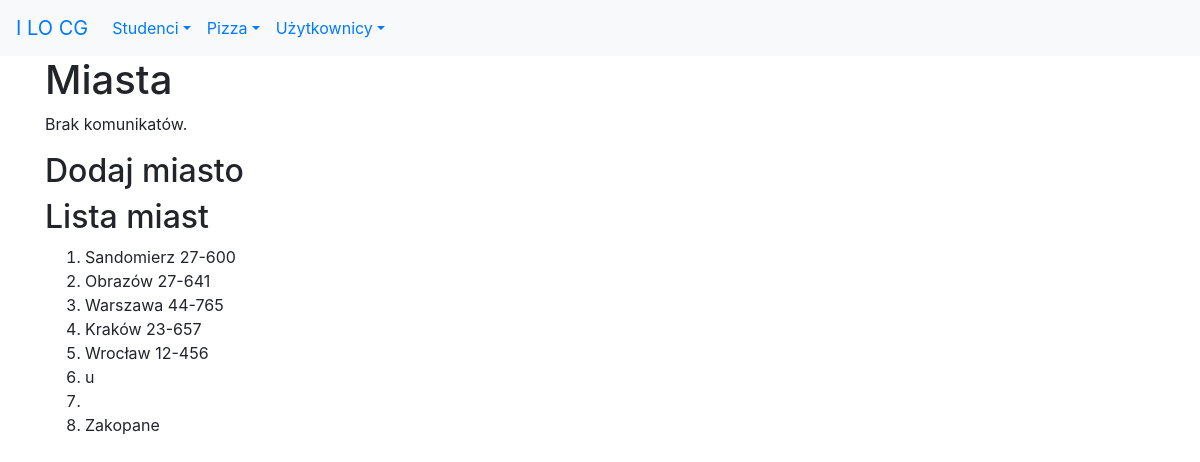
Before: /studenci/miasta/ with the older database file.
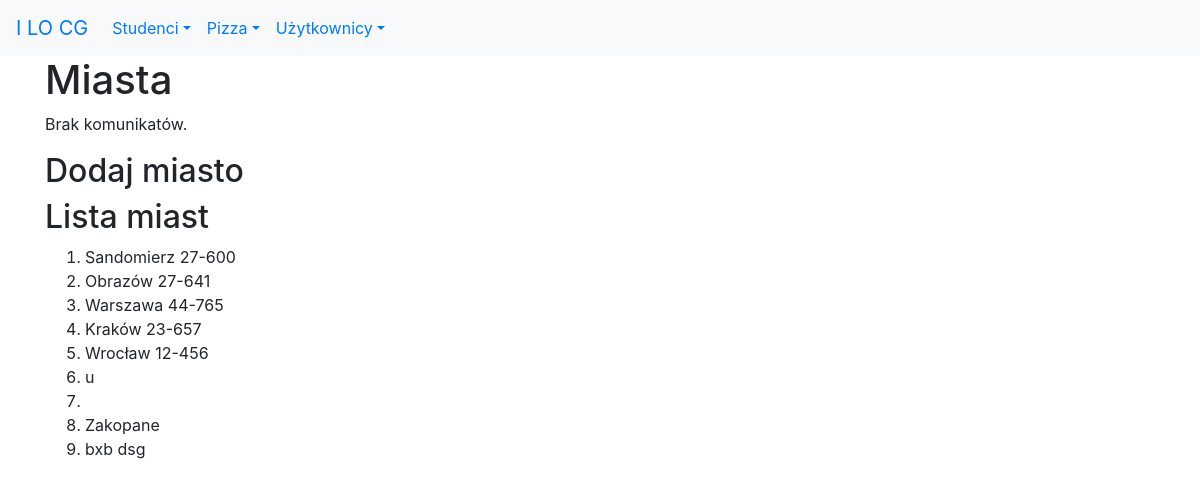
After: the same page with the newer database file.
### studenci/models.py (models this page shows, shortened)
class Miasto(models.Model):
    nazwa = models.CharField(
        verbose_name='miasto',
        max_length=30,
        help_text='Nazwa miasta')
    kod = models.CharField(
        max_length=6,
        help_text='Kod pocztowy')
    class Meta:
        verbose_name_plural = "miasta"

### studenci/views.py (the view)
# urls.py: path('miasta/', views.miasta, name='miasta'),
def miasta(request):
    if request.method == 'POST':
        form = MiastoForm(request.POST)
        if form.is_valid():
            m = Miasto(nazwa=form.cleaned_data['nazwa'], kod=form.cleaned_data['kod'])
            m.save()
            messages.success(request, "Dane zapisano!")
        else:
            messages.error(request, "Błędne dane deb***!")
    else:
        form = MiastoForm()
    miasta = Miasto.objects.all()
    kontekst = {
        'form': form,
        'miasta': miasta
    }
    return render(request, 'studenci/miasta.html', kontekst)

### studenci/templates/studenci/miasta.html (shortened to what this page needs)
{% extends 'szablon.html' %}
{% block naglowek %}Miasta{% endblock naglowek %}
{% block tresc %}
<h2>Dodaj miasto</h2>
<h2>Lista miast</h2>
<ol>
    {% for miasto in miasta %}
        <li>{{ miasto.nazwa }}&nbsp;{{ miasto.kod }}</li>
    {% endfor %}
</ol>
{% endblock tresc %}

### templates/szablon.html (shortened to what this page needs)
<!DOCTYPE html>
<html lang="pl">
<head>
<link rel="stylesheet" href="https://stackpath.bootstrapcdn.com/bootstrap/4.3.1/css/bootstrap.min.css">
</head>
<body>
 <nav class="navbar navbar-expand-sm bg-light">
        <a class="navbar-brand" href="http://lo1.sandomierz.pl">I LO CG</a>
        <div class="collapse navbar-collapse" id="collapsibleNavbar">
            <ul class="navbar-nav">
            <li class="nav-tem dropdown">
                <a href="#" class="nav-link dropdown-toggle" data-toggle="dropdown" role="button">Studenci</a>
            </li>
            <li class="nav-tem dropdown">
                <a href="#" class="nav-link dropdown-toggle" data-toggle="dropdown" role="button">Pizza</a>
            </li>
            <li class="nav-tem dropdown">
                <a href="#" class="nav-link dropdown-toggle" data-toggle="dropdown" role="button">Użytkownicy</a>
            </li>
            </ul>
        </div>
    </nav>
    <div class="container">
        <div class="row">
            <div class="col">
            <h1>{% block naglowek %}Aplikacja Django{% endblock naglowek %}</h1>
    {% if messages %}
    <ul>
        {% for komunikat in messages %}
        <li>{{ komunikat }}</li>
        {% endfor %}
    </ul>
    {% else %}
        <p>Brak komunikatów.</p>
    {% endif %}
{% block tresc %}{% endblock tresc %}
            </div>
            <div class="col"></div>
        </div>
    </div>
</body>
</html>

Changed rows visible on the page:
added Miasto: nazwa "bxb", kod "dsg"
